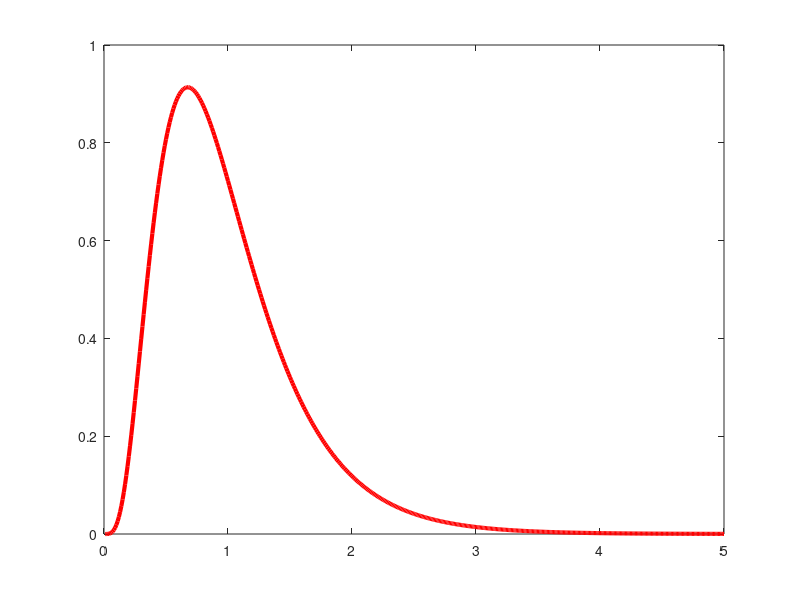

MATLAB code to generate this figure: (Note: this script raises an error after producing the figure.)
 % /*
 % ============================================================================
 % Name        : Gamma_Gamma_dist.m
 % Author      : Mostafa Saleh
 % Version     : Matlab R2015a
 % Copyright   : Open source
 % Description : used for plot the PDF of Gamma Gamma distribution theoritical and Monte Carlo method.
 % ============================================================================
 % */
%clear
clear;clc;close all;
N = 1e6;
%Rytov variance
lambda = 1e-6;
k = 2 * pi / lambda;
ref_index = 1e-14;
L = 1e3;
variance = 1.23 * ref_index * k ^ (7 / 6) * L ^ (11 / 6);
%alpha and beta
alpha = 1 / (exp(0.49 * variance / (1 + 1.11 * variance ^ (6 / 5)) ^ (7 / 6)) - 1);
beta = 1 / (exp(0.51 * variance / (1 + 0.69 * variance ^ (6 / 5)) ^ (5 / 6)) - 1);
%parameters of gamma distribution
k1 = alpha;
theta1 = 1 / alpha ;
k2 = beta ;
theta2 = 1 / beta;
%theoritical Gamma-Gamma disrubtion
I = 0 : .01 : 5;
fun =  (2 .* ((alpha .* beta) .^ ((alpha + beta) ./ 2)) .* (I .^ (((alpha + beta) ./ 2) - 1)) .* besselk((alpha - beta) , (2 .* sqrt(alpha .* beta .* I)))) / (gamma(alpha) * gamma(beta));
plot(I , fun , 'r' , 'linewidth' , 3);
hold on;
%genertate uniform random variables
uniform1 = myrand(31 , N);
uniform2 = myrand(127 , N);
uniform3 = myrand(37 , N);
uniform4 = myrand(137 , N);
%Gamma_Gamma distirbution
[gamma_gamma_numbers , len] = mygammagamma(uniform1 , uniform2 , uniform3 , uniform4 , k1 , theta1 , k2 , theta2 , N);
%PDF TEST
[z , y] = hist(gamma_gamma_numbers , 100);
step = (y(2) - y(1));
%probability_of_step = z / len;
height = (z / len) / step ;
bar(y , height);
%mean and variance
m = mean(gamma_gamma_numbers);
v = var(gamma_gamma_numbers(:));
%Finish
xlabel('signal intensity (I)');
ylabel('PDF(I)');
legend('theoritical' , 'Monte Carlo');
title(['PDF of Gamma Gamma distribution , alpha = ' , num2str(alpha) , ' & beta = ' , num2str(beta) , ' , with mean = ' , num2str(m) , ' , and variance = ' , num2str(v)]);